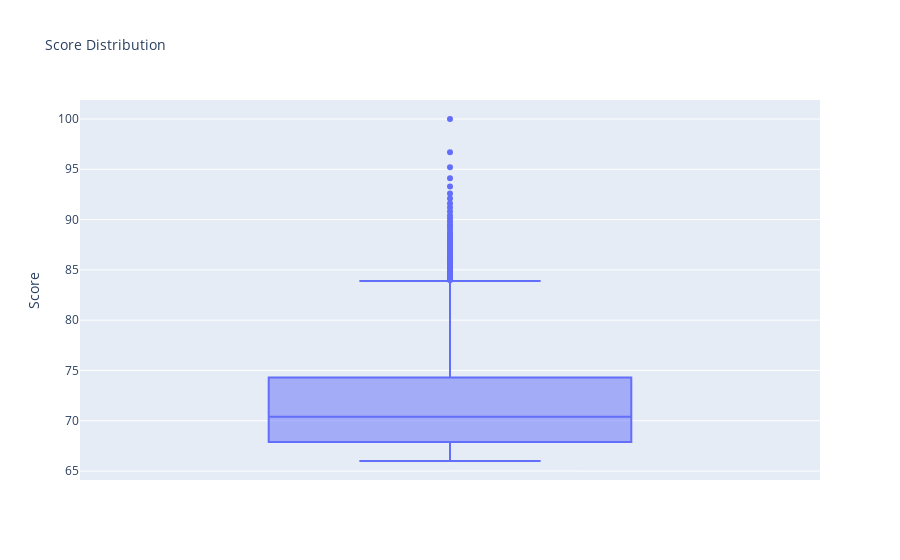

The notebook cell this image was saved under:
### Markdown cell above
#### II. Numerical Variables:

we need to understand the central tendency and spread of the variable (Descriptive Analysis) using:
   - Box plot
   - Histogram

### Code cell
# Create a box plot for the 'Score' column in the word_rank DataFrame
fig = px.box(word_rank, y='Score', title='Score Distribution')

# Update layout for better readability
fig.update_layout(
    yaxis_title='Score',
    xaxis_title='',
    title_font_size=14,
    yaxis=dict(tickfont=dict(size=12)),
    xaxis=dict(tickfont=dict(size=12))
)

# Show the plot
fig.show()

### Figure 1 — Plotly figure (JSON) as saved in the notebook; plotly's stock layout.template omitted (floating-point values rounded to 4 significant figures; data arrays with more than 128 entries replaced by an {"elided": "..."} marker saying what was removed)
{"data": [{"alignmentgroup": "True", "hovertemplate": "Score=%{y}<extra></extra>", "legendgroup": "", "marker": {"color": "#636efa"}, "name": "", "notched": false, "offsetgroup": "", "orientation": "v", "showlegend": false, "type": "box", "x0": " ", "xaxis": "x", "y": {"elided": "2000 float values"}, "y0": " ", "yaxis": "y"}], "layout": {"boxmode": "group", "legend": {"tracegroupgap": 0}, "title": {"font": {"size": 14}, "text": "Score Distribution"}, "xaxis": {"anchor": "y", "domain": [0, 1], "tickfont": {"size": 12}, "title": {"text": ""}}, "yaxis": {"anchor": "x", "domain": [0, 1], "tickfont": {"size": 12}, "title": {"text": "Score"}}}}
